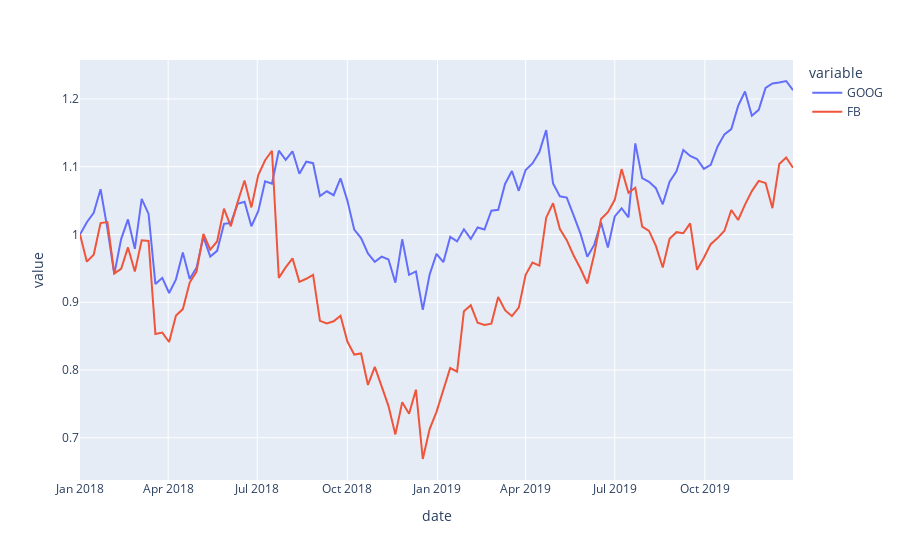

Notebook code cell kept with this figure:
### Code cell
import plotly.express as px

df = px.data.stocks()
fig = px.line(df, x='date', y=["GOOG", 'FB'])
fig.show()
